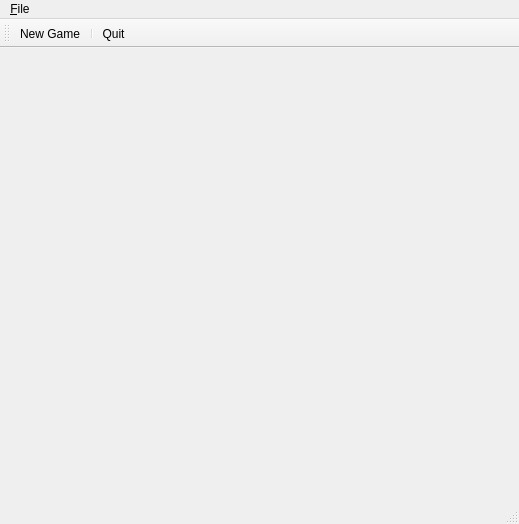
<?xml version="1.0" encoding="UTF-8"?>
<ui version="4.0">
 <class>MainWindow</class>
 <widget class="QMainWindow" name="MainWindow">
  <property name="geometry">
   <rect>
    <x>0</x>
    <y>0</y>
    <width>519</width>
    <height>524</height>
   </rect>
  </property>
  <property name="windowTitle">
   <string>MainWindow</string>
  </property>
  <widget class="QWidget" name="centralwidget">
   <widget class="QLabel" name="player2">
    <property name="geometry">
     <rect>
      <x>10</x>
      <y>50</y>
      <width>161</width>
      <height>31</height>
     </rect>
    </property>
    <property name="text">
     <string/>
    </property>
   </widget>
   <widget class="TicTacToeWidget" name="gameBoard" native="true">
    <property name="geometry">
     <rect>
      <x>20</x>
      <y>120</y>
      <width>381</width>
      <height>301</height>
     </rect>
    </property>
   </widget>
   <widget class="QLabel" name="player1">
    <property name="geometry">
     <rect>
      <x>10</x>
      <y>10</y>
      <width>161</width>
      <height>31</height>
     </rect>
    </property>
    <property name="text">
     <string/>
    </property>
   </widget>
  </widget>
  <widget class="QMenuBar" name="menubar">
   <property name="geometry">
    <rect>
     <x>0</x>
     <y>0</y>
     <width>519</width>
     <height>20</height>
    </rect>
   </property>
   <widget class="QMenu" name="menu_File">
    <property name="title">
     <string>&amp;File</string>
    </property>
    <addaction name="actionNewGame"/>
    <addaction name="separator"/>
    <addaction name="actionQuit"/>
   </widget>
   <addaction name="menu_File"/>
  </widget>
  <widget class="QStatusBar" name="statusbar"/>
  <widget class="QToolBar" name="toolBar">
   <property name="windowTitle">
    <string>toolBar</string>
   </property>
   <attribute name="toolBarArea">
    <enum>TopToolBarArea</enum>
   </attribute>
   <attribute name="toolBarBreak">
    <bool>false</bool>
   </attribute>
   <addaction name="actionNewGame"/>
   <addaction name="separator"/>
   <addaction name="actionQuit"/>
  </widget>
  <action name="actionNewGame">
   <property name="icon">
    <iconset resource="resources.qrc">
     <normaloff>:/new</normaloff>:/new</iconset>
   </property>
   <property name="text">
    <string>New Game</string>
   </property>
   <property name="toolTip">
    <string>Create New Game</string>
   </property>
   <property name="shortcut">
    <string>Ctrl+N</string>
   </property>
  </action>
  <action name="actionQuit">
   <property name="icon">
    <iconset resource="resources.qrc">
     <normaloff>:/exit</normaloff>:/exit</iconset>
   </property>
   <property name="text">
    <string>Quit</string>
   </property>
   <property name="toolTip">
    <string>Exit the program</string>
   </property>
   <property name="shortcut">
    <string>Ctrl+Q</string>
   </property>
  </action>
 </widget>
 <customwidgets>
  <customwidget>
   <class>TicTacToeWidget</class>
   <extends>QWidget</extends>
   <header>tictactoewidget.h</header>
   <container>1</container>
  </customwidget>
 </customwidgets>
 <resources>
  <include location="resources.qrc"/>
 </resources>
 <connections/>
</ui>
